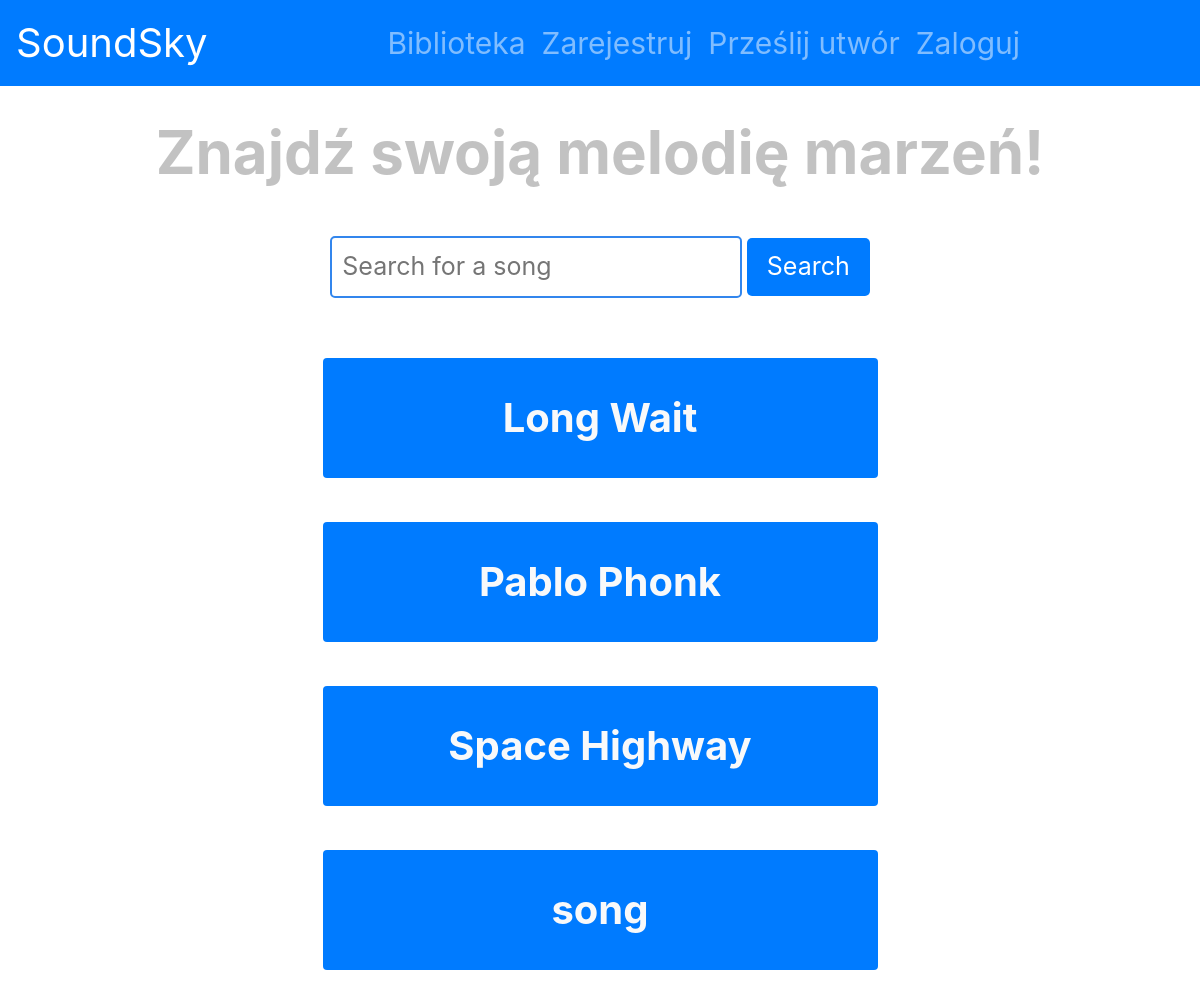
Before: / with the older database file.
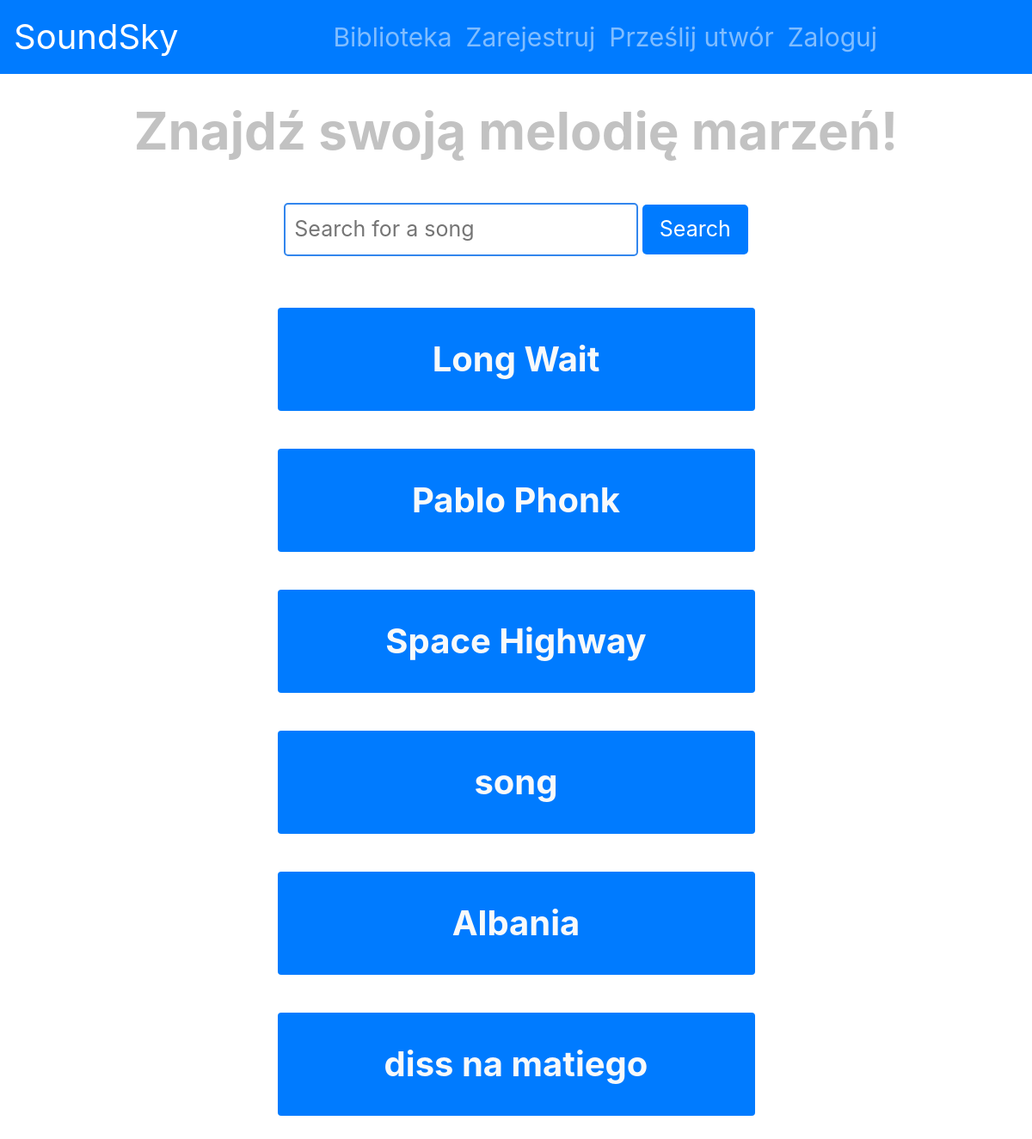
After: the same page with the newer database file.
### SoundSky/models.py (models this page shows, shortened)
class Song(models.Model):
    id = models.AutoField(primary_key=True)
    name = models.CharField(max_length=100)
    user = models.ForeignKey(User, on_delete=models.CASCADE)
    url = models.URLField()
    def get_absolute_url(self):
        return reverse("Song", kwargs={"song_id": self.id})
    class Meta:
        verbose_name_plural = "Songs"

### SoundSky/views.py (the view)
# urls.py: path('', Search, name = "Home"),
def Search(request):
    query = request.GET.get('search_bar', '')
    songs = Song.objects.filter(name__icontains=query)
    ctx = {
        'Songs': songs
    }
    return render(request, 'Soundsky/search_page.html', ctx)

### SoundSky/templates/SoundSky/search_page.html (shortened to what this page needs)
{% extends "SoundSky/main_page.html" %} {% block title %}Home{% endblock %}
{% block content %}
<div style="text-align: center">
  <h1>Search for a song</h1>
  <form method="GET" action="{% url 'Home' %}">
    <input
      type="text"
      name="search_bar"
      placeholder="Search for a song"
      style="padding: 10px; border-radius: 5px; border: 2px solid #3286ed; font-size: 25px;"
    />
    <button
      type="submit" class="bg-primary"
      style="padding: 10px 20px; border-radius: 5px; color: white; border: none; font-size: 25px;"
    >
      Search
    </button>
  </form>
</div>
<div class="container">
  {% for song in Songs %}
    <a class="inside bg-primary rounded text-light" href="{{song.get_absolute_url}}" style="font-size: 40px; font-weight: bold; padding-top: 30px; padding-bottom: 30px;">{{song.name}}</a><br>
  {% endfor %}
</div>
{% endblock %}

### SoundSky/templates/SoundSky/main_page.html (shortened to what this page needs)
{% load static %}
<!DOCTYPE html>
<html lang="pl">
  <head>
    <link
      rel="stylesheet"
      href="https://cdn.jsdelivr.net/npm/bootstrap@4.3.1/dist/css/bootstrap.min.css"
    />
  </head>
  <body>
    <nav class="navbar navbar-expand-lg navbar-dark bg-primary">
      <a class="navbar-brand" href="{% url 'Home'%}">SoundSky</a>
      <div
        class="collapse navbar-collapse justify-content-center"
        id="navbarNav"
      >
        <ul class="navbar-nav">
          <li class="nav-item">
            <a class="nav-link" href="{% url 'Library' %}">Biblioteka</a>
          </li>
          <li class="nav-item">
            {% if user.is_authenticated %}
            <a class="nav-link" href="{% url 'Profile' %}">Profil</a>
            {% else %}
            <a class="nav-link" href="{% url 'register'%}">Zarejestruj</a>
            {% endif %}
          </li>
          <li class="nav-item">
            <a class="nav-link" href="{%url 'AddSong'%}">Prześlij utwór</a>
          </li>
          <li>
            {% if user.is_authenticated %}
            <a class="nav-link" href="{% url 'logout'%}">Wyloguj</a>
            {% else %}
            <a class="nav-link" href="{% url 'login'%}">Zaloguj</a>
            {% endif %}
          </li>
        </ul>
      </div>
    </nav>
    {% block content %} {% endblock %}
  </body>
</html>

### SoundSky/templates/SoundSky/main_page.html (style rules this page uses)
.navbar { border-bottom: 30px solid white; }
.navbar-brand { font-size: 40px; }
a { font-size: 30px; }

### SoundSky/templates/SoundSky/search_page.html (style rules this page uses)
.container { display: flex; flex-direction: column; align-items: center; justify-content: center; margin-top: 50px; }
.inside { padding: 10px; margin: 10px; width: 50%; text-align: center; background-color: 007bff; }
a { color: white; }
h1 { font-size: 60px; font-weight: bold; color:#b5b5b5d1; padding-bottom: 40px; }

Changed rows visible on the page:
added Song: name "Albania"
added Song: name "diss na matiego"
